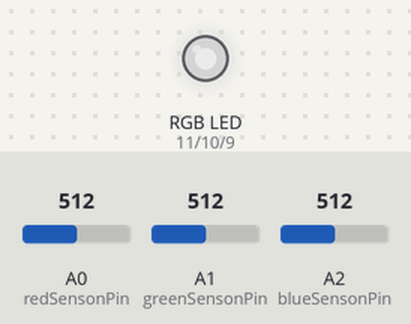
This sketch was run on a simulated Arduino Uno, built with avr-gcc and run on an emulated ATmega328P. Shown: an RGB LED mixed from three pins (HIGH = lit). Inputs (shaded band) come from the test bench; at power-on: A0 (redSensonPin) = 512, A1 (greenSensonPin) = 512, A2 (blueSensonPin) = 512. Dim RGB values are drawn brighter than linear.

Above: at 1.2 s.
1.3 s: A0 (redSensonPin) set to 716
At 2.3 s:
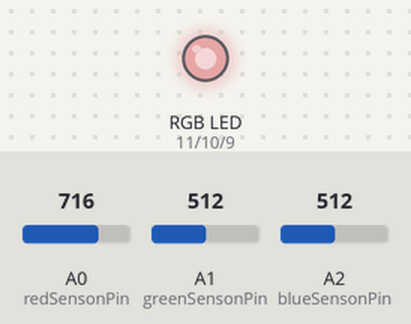
2.8 s: A1 (greenSensonPin) set to 716
At 3.1 s:
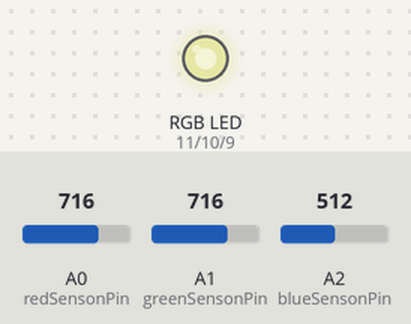
4.3 s: A2 (blueSensonPin) set to 716
At 5.5 s:
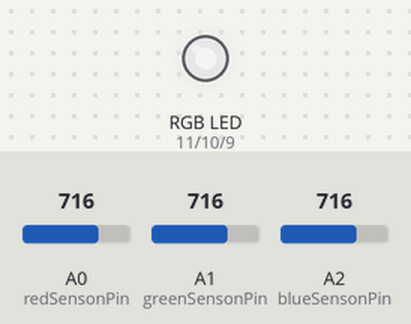
5.8 s: A0 (redSensonPin) set to 900
At 7.0 s:
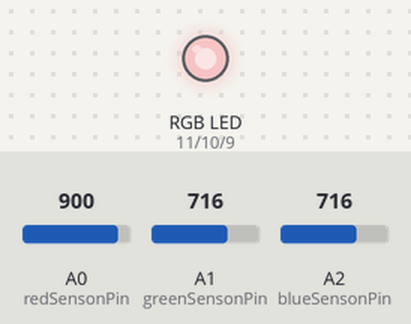
7.3 s: A1 (greenSensonPin) set to 900
At 7.9 s:
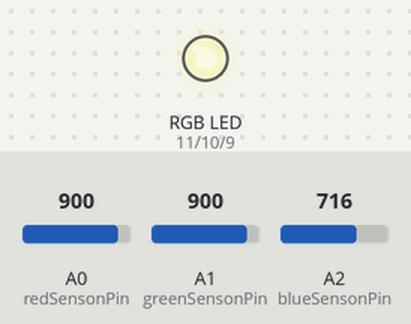
8.8 s: A2 (blueSensonPin) set to 900
At 9.9 s:
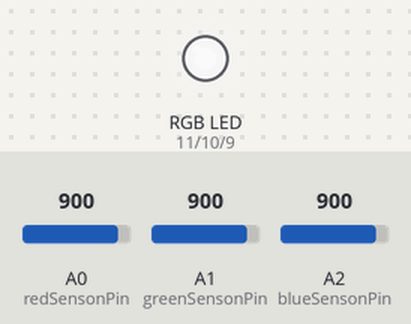
Timing chart, 0 to 11.3 s (numbered marks = the images above; inputs shaded):
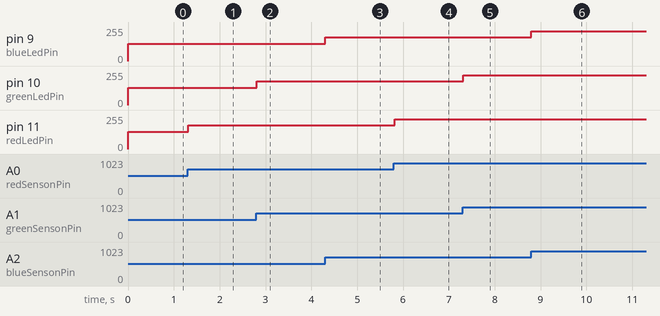

Measured:
- after the input at 1.3 s, pin 11 (redLedPin): 128/255 → 179/255 at once
- after the input at 2.8 s, pin 10 (greenLedPin): 128/255 → 179/255 at once
- after the input at 4.3 s, pin 9 (blueLedPin): 128/255 → 179/255 at once
- after the input at 5.8 s, pin 11 (redLedPin): 179/255 → 225/255 at once
- after the input at 7.3 s, pin 10 (greenLedPin): 179/255 → 225/255 at once
- after the input at 8.8 s, pin 9 (blueLedPin): 179/255 → 225/255 at once

The sketch:

04-color-mixing-lamp.ino
```cpp
const int redLedPin = 11;
const int greenLedPin = 10;
const int blueLedPin = 9;

const int redSensonPin = A0;
const int greenSensonPin = A1;
const int blueSensonPin = A2;

int redValue = 0;
int greenValue = 0;
int blueValue = 0;

int redSensorValue = 0;
int greenSensorValue = 0;
int blueSensorValue = 0;

void setup() {
  pinMode(redLedPin, OUTPUT);
  pinMode(greenLedPin, OUTPUT);
  pinMode(blueLedPin, OUTPUT);
}

void loop() {
  redSensorValue = analogRead(redSensonPin);
  delay(5);
  greenSensorValue = analogRead(greenSensonPin);
  delay(5);
  blueSensorValue = analogRead(blueSensonPin);

  redValue = redSensorValue / 4;
  greenValue = greenSensorValue / 4;
  blueValue = blueSensorValue / 4;

  analogWrite(redLedPin, redValue);
  analogWrite(greenLedPin, greenValue);
  analogWrite(blueLedPin, blueValue);
}
```
